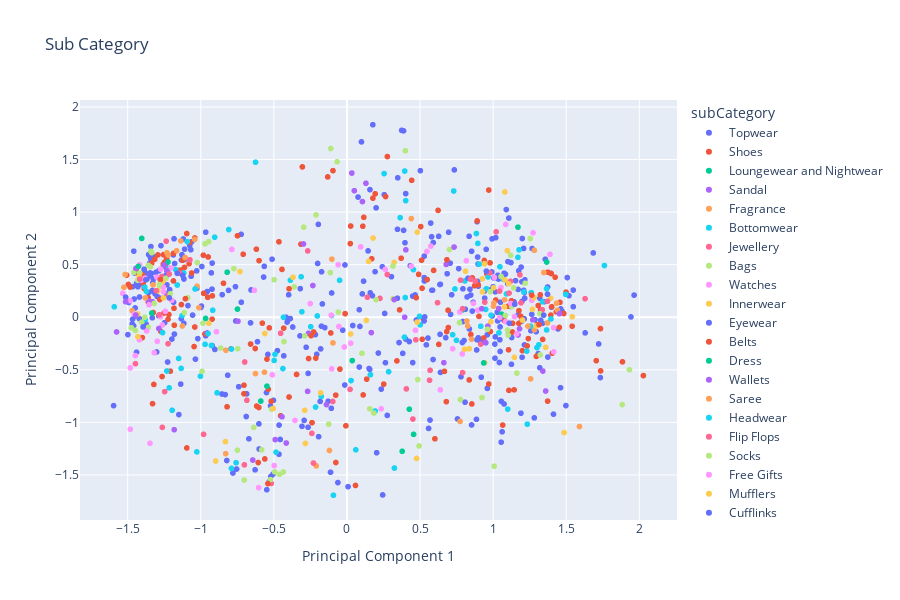

Notebook code cell kept with this figure:
### Code cell
fig = px.scatter(train, x=0, y=1, color="subCategory", title='Sub Category', height=600, labels={
                     "0": "Principal Component 1",
                     "1": "Principal Component 2"})
fig.show()

### Figure 1 — Plotly figure (JSON) as saved in the notebook; plotly's stock layout.template omitted (floating-point values rounded to 4 significant figures; data arrays with more than 128 entries replaced by an {"elided": "..."} marker saying what was removed)
{"data": [{"hovertemplate": "subCategory=Topwear<br>Principal Component 1=%{x}<br>Principal Component 2=%{y}<extra></extra>", "legendgroup": "Topwear", "marker": {"color": "#636efa", "symbol": "circle"}, "mode": "markers", "name": "Topwear", "showlegend": true, "type": "scattergl", "x": {"elided": "10120 float values"}, "xaxis": "x", "y": {"elided": "10120 float values"}, "yaxis": "y"}, {"hovertemplate": "subCategory=Shoes<br>Principal Component 1=%{x}<br>Principal Component 2=%{y}<extra></extra>", "legendgroup": "Shoes", "marker": {"color": "#EF553B", "symbol": "circle"}, "mode": "markers", "name": "Shoes", "showlegend": true, "type": "scattergl", "x": {"elided": "4746 float values"}, "xaxis": "x", "y": {"elided": "4746 float values"}, "yaxis": "y"}, {"hovertemplate": "subCategory=Loungewear and Nightwear<br>Principal Component 1=%{x}<br>Principal Component 2=%{y}<extra></extra>", "legendgroup": "Loungewear and Nightwear", "marker": {"color": "#00cc96", "symbol": "circle"}, "mode": "markers", "name": "Loungewear and Nightwear", "showlegend": true, "type": "scattergl", "x": {"elided": "280 float values"}, "xaxis": "x", "y": {"elided": "280 float values"}, "yaxis": "y"}, {"hovertemplate": "subCategory=Sandal<br>Principal Component 1=%{x}<br>Principal Component 2=%{y}<extra></extra>", "legendgroup": "Sandal", "marker": {"color": "#ab63fa", "symbol": "circle"}, "mode": "markers", "name": "Sandal", "showlegend": true, "type": "scattergl", "x": {"elided": "630 float values"}, "xaxis": "x", "y": {"elided": "630 float values"}, "yaxis": "y"}, {"hovertemplate": "subCategory=Fragrance<br>Principal Component 1=%{x}<br>Principal Component 2=%{y}<extra></extra>", "legendgroup": "Fragrance", "marker": {"color": "#FFA15A", "symbol": "circle"}, "mode": "markers", "name": "Fragrance", "showlegend": true, "type": "scattergl", "x": {"elided": "717 float values"}, "xaxis": "x", "y": {"elided": "717 float values"}, "yaxis": "y"}, {"hovertemplate": "subCategory=Bottomwear<br>Principal Component 1=%{x}<br>Principal Component 2=%{y}<extra></extra>", "legendgroup": "Bottomwear", "marker": {"color": "#19d3f3", "symbol": "circle"}, "mode": "markers", "name": "Bottomwear", "showlegend": true, "type": "scattergl", "x": {"elided": "1831 float values"}, "xaxis": "x", "y": {"elided": "1831 float values"}, "yaxis": "y"}, {"hovertemplate": "subCategory=Jewellery<br>Principal Component 1=%{x}<br>Principal Component 2=%{y}<extra></extra>", "legendgroup": "Jewellery", "marker": {"color": "#FF6692", "symbol": "circle"}, "mode": "markers", "name": "Jewellery", "showlegend": true, "type": "scattergl", "x": {"elided": "629 float values"}, "xaxis": "x", "y": {"elided": "629 float values"}, "yaxis": "y"}, {"hovertemplate": "subCategory=Bags<br>Principal Component 1=%{x}<br>Principal Component 2=%{y}<extra></extra>", "legendgroup": "Bags", "marker": {"color": "#B6E880", "symbol": "circle"}, "mode": "markers", "name": "Bags", "showlegend": true, "type": "scattergl", "x": {"elided": "2063 float values"}, "xaxis": "x", "y": {"elided": "2063 float values"}, "yaxis": "y"}, {"hovertemplate": "subCategory=Watches<br>Principal Component 1=%{x}<br>Principal Component 2=%{y}<extra></extra>", "legendgroup": "Watches", "marker": {"color": "#FF97FF", "symbol": "circle"}, "mode": "markers", "name": "Watches", "showlegend": true, "type": "scattergl", "x": {"elided": "1841 float values"}, "xaxis": "x", "y": {"elided": "1841 float values"}, "yaxis": "y"}, {"hovertemplate": "subCategory=Innerwear<br>Principal Component 1=%{x}<br>Principal Component 2=%{y}<extra></extra>", "legendgroup": "Innerwear", "marker": {"color": "#FECB52", "symbol": "circle"}, "mode": "markers", "name": "Innerwear", "showlegend": true, "type": "scattergl", "x": {"elided": "1209 float values"}, "xaxis": "x", "y": {"elided": "1209 float values"}, "yaxis": "y"}, {"hovertemplate": "subCategory=Eyewear<br>Principal Component 1=%{x}<br>Principal Component 2=%{y}<extra></extra>", "legendgroup": "Eyewear", "marker": {"color": "#636efa", "symbol": "circle"}, "mode": "markers", "name": "Eyewear", "showlegend": true, "type": "scattergl", "x": {"elided": "764 float values"}, "xaxis": "x", "y": {"elided": "764 float values"}, "yaxis": "y"}, {"hovertemplate": "subCategory=Belts<br>Principal Component 1=%{x}<br>Principal Component 2=%{y}<extra></extra>", "legendgroup": "Belts", "marker": {"color": "#EF553B", "symbol": "circle"}, "mode": "markers", "name": "Belts", "showlegend": true, "type": "scattergl", "x": {"elided": "613 float values"}, "xaxis": "x", "y": {"elided": "613 float values"}, "yaxis": "y"}, {"hovertemplate": "subCategory=Dress<br>Principal Component 1=%{x}<br>Principal Component 2=%{y}<extra></extra>", "legendgroup": "Dress", "marker": {"color": "#00cc96", "symbol": "circle"}, "mode": "markers", "name": "Dress", "showlegend": true, "type": "scattergl", "x": {"elided": "273 float values"}, "xaxis": "x", "y": {"elided": "273 float values"}, "yaxis": "y"}, {"hovertemplate": "subCategory=Wallets<br>Principal Component 1=%{x}<br>Principal Component 2=%{y}<extra></extra>", "legendgroup": "Wallets", "marker": {"color": "#ab63fa", "symbol": "circle"}, "mode": "markers", "name": "Wallets", "showlegend": true, "type": "scattergl", "x": {"elided": "676 float values"}, "xaxis": "x", "y": {"elided": "676 float values"}, "yaxis": "y"}, {"hovertemplate": "subCategory=Saree<br>Principal Component 1=%{x}<br>Principal Component 2=%{y}<extra></extra>", "legendgroup": "Saree", "marker": {"color": "#FFA15A", "symbol": "circle"}, "mode": "markers", "name": "Saree", "showlegend": true, "type": "scattergl", "x": {"elided": "252 float values"}, "xaxis": "x", "y": {"elided": "252 float values"}, "yaxis": "y"}, {"hovertemplate": "subCategory=Headwear<br>Principal Component 1=%{x}<br>Principal Component 2=%{y}<extra></extra>", "legendgroup": "Headwear", "marker": {"color": "#19d3f3", "symbol": "circle"}, "mode": "markers", "name": "Headwear", "showlegend": true, "type": "scattergl", "x": {"elided": "226 float values"}, "xaxis": "x", "y": {"elided": "226 float values"}, "yaxis": "y"}, {"hovertemplate": "subCategory=Flip Flops<br>Principal Component 1=%{x}<br>Principal Component 2=%{y}<extra></extra>", "legendgroup": "Flip Flops", "marker": {"color": "#FF6692", "symbol": "circle"}, "mode": "markers", "name": "Flip Flops", "showlegend": true, "type": "scattergl", "x": {"elided": "608 float values"}, "xaxis": "x", "y": {"elided": "608 float values"}, "yaxis": "y"}, {"hovertemplate": "subCategory=Socks<br>Principal Component 1=%{x}<br>Principal Component 2=%{y}<extra></extra>", "legendgroup": "Socks", "marker": {"color": "#B6E880", "symbol": "circle"}, "mode": "markers", "name": "Socks", "showlegend": true, "type": "scattergl", "x": {"elided": "430 float values"}, "xaxis": "x", "y": {"elided": "430 float values"}, "yaxis": "y"}, {"hovertemplate": "subCategory=Free Gifts<br>Principal Component 1=%{x}<br>Principal Component 2=%{y}<extra></extra>", "legendgroup": "Free Gifts", "marker": {"color": "#FF97FF", "symbol": "circle"}, "mode": "markers", "name": "Free Gifts", "showlegend": true, "type": "scattergl", "x": [1.045, 1.008, 0.02583, null, null, null, null, null, null, null, null, null, null, null, null, null, null, null, null, null, null, null, null, null, null, null, null, null, null, null, null, null, null, null, null, null, null, null, null, null, null, null, null, null, null, null, null, null, null, null, null, null, null, null, null, null, null, null, null, null, null, null, null, null, null, null, null, null, null, null, null, null, null, null, null, null, null, null, null, null, null, null, null, null], "xaxis": "x", "y": [-0.002253, 0.3785, -0.2464, null, null, null, null, null, null, null, null, null, null, null, null, null, null, null, null, null, null, null, null, null, null, null, null, null, null, null, null, null, null, null, null, null, null, null, null, null, null, null, null, null, null, null, null, null, null, null, null, null, null, null, null, null, null, null, null, null, null, null, null, null, null, null, null, null, null, null, null, null, null, null, null, null, null, null, null, null, null, null, null, null], "yaxis": "y"}, {"hovertemplate": "subCategory=Mufflers<br>Principal Component 1=%{x}<br>Principal Component 2=%{y}<extra></extra>", "legendgroup": "Mufflers", "marker": {"color": "#FECB52", "symbol": "circle"}, "mode": "markers", "name": "Mufflers", "showlegend": true, "type": "scattergl", "x": [-0.369, null, null, null, null, null, null, null, null, null, null, null, null, null, null, null, null, null, null, null, null, null, null, null, null, null, null, null, null, null, null, null, null, null], "xaxis": "x", "y": [0.3804, null, null, null, null, null, null, null, null, null, null, null, null, null, null, null, null, null, null, null, null, null, null, null, null, null, null, null, null, null, null, null, null, null], "yaxis": "y"}, {"hovertemplate": "subCategory=Cufflinks<br>Principal Component 1=%{x}<br>Principal Component 2=%{y}<extra></extra>", "legendgroup": "Cufflinks", "marker": {"color": "#636efa", "symbol": "circle"}, "mode": "markers", "name": "Cufflinks", "showlegend": true, "type": "scattergl", "x": [1.346, 1.047, null, null, null, null, null, null, null, null, null, null, null, null, null, null, null, null, null, null, null, null, null, null, null, null, null, null, null, null, null, null, null, null, null, null, null], "xaxis": "x", "y": [0.02011, -0.09167, null, null, null, null, null, null, null, null, null, null, null, null, null, null, null, null, null, null, null, null, null, null, null, null, null, null, null, null, null, null, null, null, null, null, null], "yaxis": "y"}, {"hovertemplate": "subCategory=Stoles<br>Principal Component 1=%{x}<br>Principal Component 2=%{y}<extra></extra>", "legendgroup": "Stoles", "marker": {"color": "#EF553B", "symbol": "circle"}, "mode": "markers", "name": "Stoles", "showlegend": true, "type": "scattergl", "x": [-0.9206, -1.105, -1.181, null, null, null, null, null, null, null, null, null, null, null, null, null, null, null, null, null, null, null, null, null, null, null, null, null, null, null, null, null, null, null, null, null, null, null, null, null, null, null, null, null, null, null, null, null, null, null, null, null, null, null, null, null, null, null, null, null, null, null, null, null, null], "xaxis": "x", "y": [0.2036, 0.1769, -0.07554, null, null, null, null, null, null, null, null, null, null, null, null, null, null, null, null, null, null, null, null, null, null, null, null, null, null, null, null, null, null, null, null, null, null, null, null, null, null, null, null, null, null, null, null, null, null, null, null, null, null, null, null, null, null, null, null, null, null, null, null, null, null], "yaxis": "y"}, {"hovertemplate": "subCategory=Accessories<br>Principal Component 1=%{x}<br>Principal Component 2=%{y}<extra></extra>", "legendgroup": "Accessories", "marker": {"color": "#00cc96", "symbol": "circle"}, "mode": "markers", "name": "Accessories", "showlegend": true, "type": "scattergl", "x": [-1.427, -0.9668, null, null, null, null, null, null, null, null, null, null, null, null, null, null, null, null, null, null, null, null, null, null, null, null, null, null, null, null, null, null, null, null, null, null, null, null, null, null, null, null, null, null, null, null, null, null, null, null, null, null, null, null, null, null, null, null, null, null, null, null, null, null, null, null, null, null, null, null, null, null, null, null, null, null, null, null, null, null, null, null, null, null, null, null, null, null, null, null, null, null, null, null, null, null, null, null, null], "xaxis": "x", "y": [0.4834, -0.01114, null, null, null, null, null, null, null, null, null, null, null, null, null, null, null, null, null, null, null, null, null, null, null, null, null, null, null, null, null, null, null, null, null, null, null, null, null, null, null, null, null, null, null, null, null, null, null, null, null, null, null, null, null, null, null, null, null, null, null, null, null, null, null, null, null, null, null, null, null, null, null, null, null, null, null, null, null, null, null, null, null, null, null, null, null, null, null, null, null, null, null, null, null, null, null, null, null], "yaxis": "y"}, {"hovertemplate": "subCategory=Lips<br>Principal Component 1=%{x}<br>Principal Component 2=%{y}<extra></extra>", "legendgroup": "Lips", "marker": {"color": "#ab63fa", "symbol": "circle"}, "mode": "markers", "name": "Lips", "showlegend": true, "type": "scattergl", "x": [1.181, null, null, null, null, null, null, null, null, null, null, null, null, null, null, null, null, null, null, null, null, null, null, null, null], "xaxis": "x", "y": [-0.1095, null, null, null, null, null, null, null, null, null, null, null, null, null, null, null, null, null, null, null, null, null, null, null, null], "yaxis": "y"}, {"hovertemplate": "subCategory=Vouchers<br>Principal Component 1=%{x}<br>Principal Component 2=%{y}<extra></extra>", "legendgroup": "Vouchers", "marker": {"color": "#FFA15A", "symbol": "circle"}, "mode": "markers", "name": "Vouchers", "showlegend": true, "type": "scattergl", "x": [0.8206], "xaxis": "x", "y": [-0.03588], "yaxis": "y"}, {"hovertemplate": "subCategory=Scarves<br>Principal Component 1=%{x}<br>Principal Component 2=%{y}<extra></extra>", "legendgroup": "Scarves", "marker": {"color": "#19d3f3", "symbol": "circle"}, "mode": "markers", "name": "Scarves", "showlegend": true, "type": "scattergl", "x": [0.2852, 1.04, null, null, null, null, null, null, null, null, null, null, null, null, null, null, null, null, null, null, null, null, null, null, null, null, null, null, null, null, null, null, null, null, null, null, null, null, null, null, null, null, null, null, null, null, null, null, null, null, null, null, null, null, null, null, null, null, null, null, null, null, null, null, null, null, null, null, null, null, null, null, null, null, null, null, null, null, null, null, null, null, null, null, null, null], "xaxis": "x", "y": [-0.5178, -0.1478, null, null, null, null, null, null, null, null, null, null, null, null, null, null, null, null, null, null, null, null, null, null, null, null, null, null, null, null, null, null, null, null, null, null, null, null, null, null, null, null, null, null, null, null, null, null, null, null, null, null, null, null, null, null, null, null, null, null, null, null, null, null, null, null, null, null, null, null, null, null, null, null, null, null, null, null, null, null, null, null, null, null, null, null], "yaxis": "y"}, {"hovertemplate": "subCategory=Ties<br>Principal Component 1=%{x}<br>Principal Component 2=%{y}<extra></extra>", "legendgroup": "Ties", "marker": {"color": "#FF6692", "symbol": "circle"}, "mode": "markers", "name": "Ties", "showlegend": true, "type": "scattergl", "x": {"elided": "173 float values"}, "xaxis": "x", "y": {"elided": "173 float values"}, "yaxis": "y"}, {"hovertemplate": "subCategory=Apparel Set<br>Principal Component 1=%{x}<br>Principal Component 2=%{y}<extra></extra>", "legendgroup": "Apparel Set", "marker": {"color": "#B6E880", "symbol": "circle"}, "mode": "markers", "name": "Apparel Set", "showlegend": true, "type": "scattergl", "x": [0.9615, null, null, null, null, null, null, null, null, null, null, null, null, null, null, null, null, null, null, null, null, null, null, null, null, null, null, null, null, null, null, null, null, null, null, null, null, null, null, null, null, null, null, null, null, null, null, null, null, null, null, null, null, null, null, null, null, null, null, null, null, null, null, null, null, null, null, null, null, null, null, null, null, null, null, null, null, null, null, null], "xaxis": "x", "y": [-0.1147, null, null, null, null, null, null, null, null, null, null, null, null, null, null, null, null, null, null, null, null, null, null, null, null, null, null, null, null, null, null, null, null, null, null, null, null, null, null, null, null, null, null, null, null, null, null, null, null, null, null, null, null, null, null, null, null, null, null, null, null, null, null, null, null, null, null, null, null, null, null, null, null, null, null, null, null, null, null, null], "yaxis": "y"}, {"hovertemplate": "subCategory=Gloves<br>Principal Component 1=%{x}<br>Principal Component 2=%{y}<extra></extra>", "legendgroup": "Gloves", "marker": {"color": "#FF97FF", "symbol": "circle"}, "mode": "markers", "name": "Gloves", "showlegend": true, "type": "scattergl", "x": [null, null, null, null, null, null, null, null, null, null, null, null, null, null, null, null, null], "xaxis": "x", "y": [null, null, null, null, null, null, null, null, null, null, null, null, null, null, null, null, null], "yaxis": "y"}, {"hovertemplate": "subCategory=Nails<br>Principal Component 1=%{x}<br>Principal Component 2=%{y}<extra></extra>", "legendgroup": "Nails", "marker": {"color": "#FECB52", "symbol": "circle"}, "mode": "markers", "name": "Nails", "showlegend": true, "type": "scattergl", "x": [null, null, null, null, null, null, null, null, null], "xaxis": "x", "y": [null, null, null, null, null, null, null, null, null], "yaxis": "y"}, {"hovertemplate": "subCategory=Eyes<br>Principal Component 1=%{x}<br>Principal Component 2=%{y}<extra></extra>", "legendgroup": "Eyes", "marker": {"color": "#636efa", "symbol": "circle"}, "mode": "markers", "name": "Eyes", "showlegend": true, "type": "scattergl", "x": [null, null, null, null, null, null], "xaxis": "x", "y": [null, null, null, null, null, null], "yaxis": "y"}, {"hovertemplate": "subCategory=Makeup<br>Principal Component 1=%{x}<br>Principal Component 2=%{y}<extra></extra>", "legendgroup": "Makeup", "marker": {"color": "#EF553B", "symbol": "circle"}, "mode": "markers", "name": "Makeup", "showlegend": true, "type": "scattergl", "x": [null, null, null, null, null, null, null, null, null, null, null, null, null, null, null, null], "xaxis": "x", "y": [null, null, null, null, null, null, null, null, null, null, null, null, null, null, null, null], "yaxis": "y"}, {"hovertemplate": "subCategory=Sports Equipment<br>Principal Component 1=%{x}<br>Principal Component 2=%{y}<extra></extra>", "legendgroup": "Sports Equipment", "marker": {"color": "#00cc96", "symbol": "circle"}, "mode": "markers", "name": "Sports Equipment", "showlegend": true, "type": "scattergl", "x": [null, null, null, null, null, null, null, null, null, null, null, null, null, null], "xaxis": "x", "y": [null, null, null, null, null, null, null, null, null, null, null, null, null, null], "yaxis": "y"}, {"hovertemplate": "subCategory=Home Furnishing<br>Principal Component 1=%{x}<br>Principal Component 2=%{y}<extra></extra>", "legendgroup": "Home Furnishing", "marker": {"color": "#ab63fa", "symbol": "circle"}, "mode": "markers", "name": "Home Furnishing", "showlegend": true, "type": "scattergl", "x": [null], "xaxis": "x", "y": [null], "yaxis": "y"}, {"hovertemplate": "subCategory=Water Bottle<br>Principal Component 1=%{x}<br>Principal Component 2=%{y}<extra></extra>", "legendgroup": "Water Bottle", "marker": {"color": "#FFA15A", "symbol": "circle"}, "mode": "markers", "name": "Water Bottle", "showlegend": true, "type": "scattergl", "x": [null, null, null, null, null], "xaxis": "x", "y": [null, null, null, null, null], "yaxis": "y"}, {"hovertemplate": "subCategory=Shoe Accessories<br>Principal Component 1=%{x}<br>Principal Component 2=%{y}<extra></extra>", "legendgroup": "Shoe Accessories", "marker": {"color": "#19d3f3", "symbol": "circle"}, "mode": "markers", "name": "Shoe Accessories", "showlegend": true, "type": "scattergl", "x": [null], "xaxis": "x", "y": [null], "yaxis": "y"}, {"hovertemplate": "subCategory=Umbrellas<br>Principal Component 1=%{x}<br>Principal Component 2=%{y}<extra></extra>", "legendgroup": "Umbrellas", "marker": {"color": "#FF6692", "symbol": "circle"}, "mode": "markers", "name": "Umbrellas", "showlegend": true, "type": "scattergl", "x": [null, null, null, null, null, null], "xaxis": "x", "y": [null, null, null, null, null, null], "yaxis": "y"}, {"hovertemplate": "subCategory=Wristbands<br>Principal Component 1=%{x}<br>Principal Component 2=%{y}<extra></extra>", "legendgroup": "Wristbands", "marker": {"color": "#B6E880", "symbol": "circle"}, "mode": "markers", "name": "Wristbands", "showlegend": true, "type": "scattergl", "x": [null, null], "xaxis": "x", "y": [null, null], "yaxis": "y"}, {"hovertemplate": "subCategory=Perfumes<br>Principal Component 1=%{x}<br>Principal Component 2=%{y}<extra></extra>", "legendgroup": "Perfumes", "marker": {"color": "#FF97FF", "symbol": "circle"}, "mode": "markers", "name": "Perfumes", "showlegend": true, "type": "scattergl", "x": [null, null, null, null], "xaxis": "x", "y": [null, null, null, null], "yaxis": "y"}, {"hovertemplate": "subCategory=Bath and Body<br>Principal Component 1=%{x}<br>Principal Component 2=%{y}<extra></extra>", "legendgroup": "Bath and Body", "marker": {"color": "#FECB52", "symbol": "circle"}, "mode": "markers", "name": "Bath and Body", "showlegend": true, "type": "scattergl", "x": [null], "xaxis": "x", "y": [null], "yaxis": "y"}, {"hovertemplate": "subCategory=Sports Accessories<br>Principal Component 1=%{x}<br>Principal Component 2=%{y}<extra></extra>", "legendgroup": "Sports Accessories", "marker": {"color": "#636efa", "symbol": "circle"}, "mode": "markers", "name": "Sports Accessories", "showlegend": true, "type": "scattergl", "x": [null], "xaxis": "x", "y": [null], "yaxis": "y"}], "layout": {"height": 600, "legend": {"title": {"text": "subCategory"}, "tracegroupgap": 0}, "title": {"text": "Sub Category"}, "xaxis": {"anchor": "y", "domain": [0, 1], "title": {"text": "Principal Component 1"}}, "yaxis": {"anchor": "x", "domain": [0, 1], "title": {"text": "Principal Component 2"}}}}
